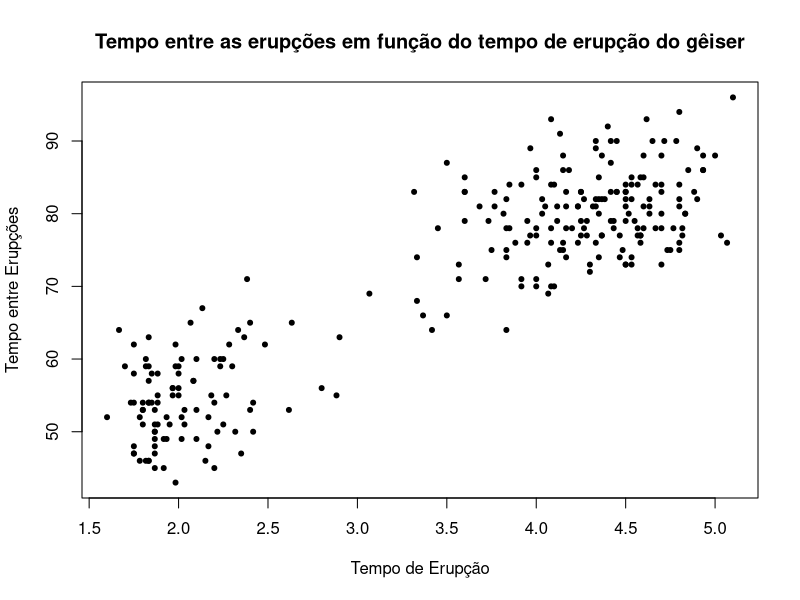
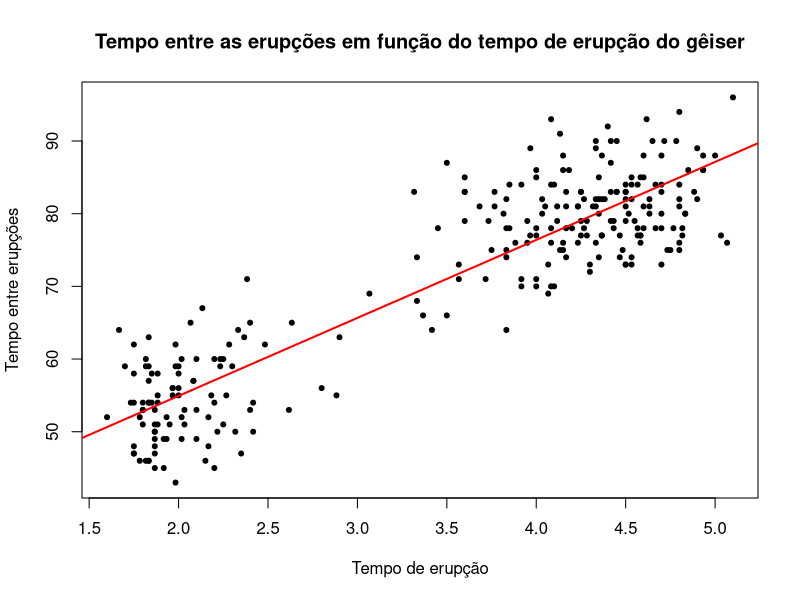

Recreate these plots in R, in order.
## ---- chunk 1
library(caret)
library(kernlab)
data(spam)
set.seed(371)
noTreino = createDataPartition(y = spam$type, p = 0.75, list = F)
## ---- chunk 2
# Separando as linhas para o treino:
treino = spam[noTreino,]
# Separando as linhas para o teste:
teste = spam[-noTreino,]
## ---- chunk 3
names(getModelInfo())
## ---- chunk 4
modelo = train(type ~ ., data = treino, method = "glm")

## ---- chunk 5
modelo2 = train(type ~ your+money+capitalAve, data = treino, method = "glm")

## ---- chunk 6
modelo
## ---- chunk 7
predicao = predict(modelo, newdata = teste)
head(predicao, n=30)

## ---- chunk 8
confusionMatrix(predicao, teste$type)

## ---- chunk 9
data("faithful")
head(faithful)
## ---- chunk 10
set.seed(39)
noTreino = createDataPartition(y=faithful$waiting, p=0.7, groups = 5, list=F)
treino = faithful[noTreino,]; teste = faithful[-noTreino,]
## ---- chunk 11
modelo = caret::train(waiting~eruptions, data = treino, method = "lm")
## ---- chunk 12
modelo
## ---- chunk 13
predicao = predict(modelo, newdata = teste)

## ---- chunk 14
data("faithful")
head(faithful)

## ---- chunk 15
# Gráfico do tempo entre as erupções em função do tempo de erupção do gêiseres
plot(faithful$eruptions, faithful$waiting, pch = 20, ylab="Tempo entre Erupções",
     xlab = "Tempo de Erupção", main = "Tempo entre as erupções em função do tempo de erupção do gêiser")
## ---- chunk 16
modelo = lm(faithful$waiting~faithful$eruptions)
plot(y = faithful$waiting, x = faithful$eruptions, pch = 20, ylab="Tempo entre erupções",
     xlab = "Tempo de erupção", main = "Tempo entre as erupções em função do tempo de erupção do gêiser")
abline(modelo, col = "red", lwd = 2)

## ---- chunk 17
mse = sum((teste$waiting-predicao)**2)/nrow(teste)
mse
